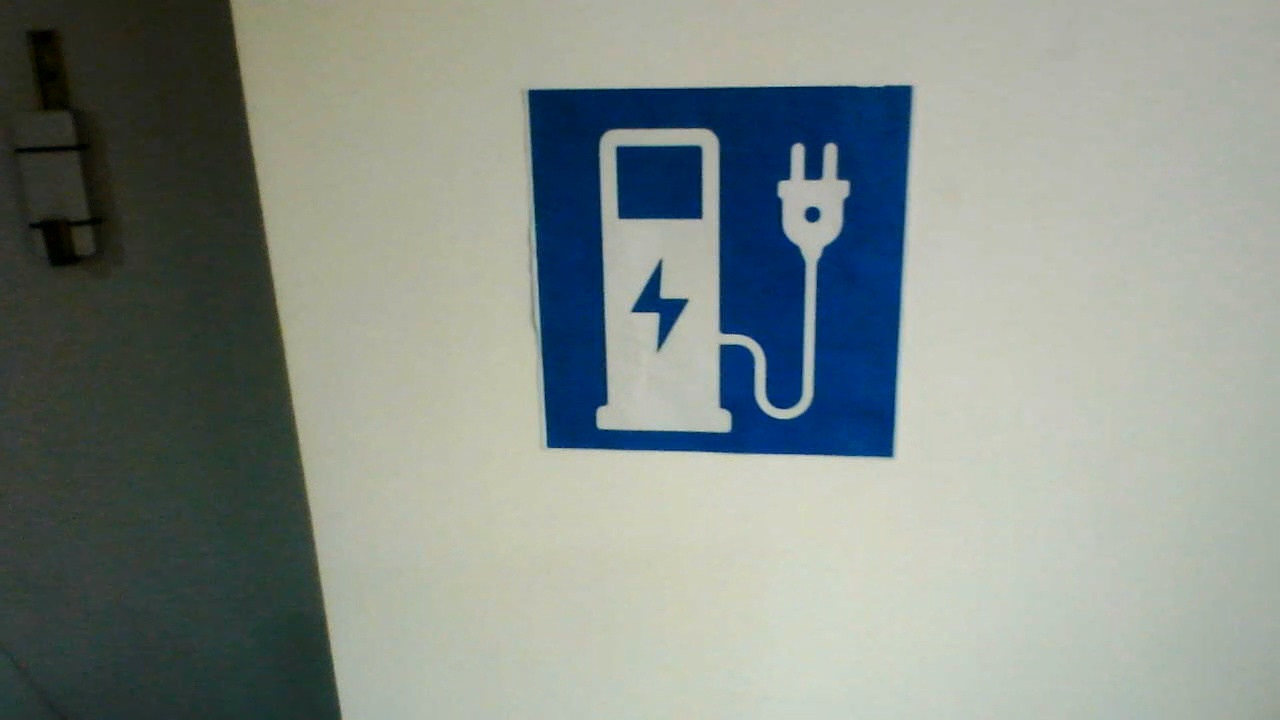
//> input picture images/539.jpg, 1280 x 720 px, given in place of the camera
$ ./main   (built with g++ and OpenCV 4)
//> lines starting //> are read from the running program, lines starting //| are printed output that depends on the picture; after the words box and inside, x2 and y2 are one past the last pixel; in counts of white or black regions, pixels touching at a corner belong together
// [395 lines of commented-out code are left out]
#include "include/opencv2/opencv.hpp"
#include "include/opencv2/highgui/highgui.hpp"
#include "include/opencv2/imgproc/imgproc.hpp"
#include<cmath>
// 单位像素宽/高(cm/pixel)
#define UNIT_PIXEL_W 0.00762
#define UNIT_PIXEL_H 0.00762

using namespace std;
using namespace cv;

int findMax(vector<float> vec) {
    int max = -999;
    for (auto v : vec) {
        if (max < v) max = v;
    }
    return max;
}

int findMin(vector<float> vec) {
    int min = 1300;
    for (auto v : vec) {
        if (min > v) min = v;
    }
    return min;
}

int main(int argv, char** argc)
{

    //const double f = 5.17;//4.8/1920*1071.83;  // 焦距
    const double f = 8.17;//4.8/1920*1071.83;  // 焦距
    const double w = 23;   // 被测物体宽度
    const double h = 19.5;   // 被测物体高度

    int maxcorners = 200;
    double qualityLevel = 0.2;  //角点检测可接受的最小特征值
    double minDistance = 100;	//角点之间最小距离
    int blockSize = 3;//计算导数自相关矩阵时指定的领域范围
    double  k = 0.04; //权重系数


    //从摄像头读入视频
    VideoCapture capture(0);//打开摄像头
    if (!capture.isOpened())//没有打开摄像头的话，就返回。
        return -1;
    //Mat edges; //定义一个Mat变量，用于存储每一帧的图像
    //循环显示每一帧
    while (1)
    {
        Mat srcImage; //定义一个Mat变量，用于存储每一帧的图像
        capture >> srcImage;  //读取当前帧
//> srcImage is the input picture: 720 rows x 1280 cols, CV_8UC3; mean B, G, R 136.5, 142, 133.4
        imshow("Video0", srcImage);
        if (srcImage.empty())
        {
            break;
        }
        else
        {

            int frame_num = capture.get(cv::CAP_PROP_FRAME_COUNT);
            std::cout << "total frame number is: " << frame_num << std::endl;

            int width = capture.get(cv::CAP_PROP_FRAME_WIDTH);
            int height = capture.get(cv::CAP_PROP_FRAME_HEIGHT);

            cv::VideoWriter out;
            //用于保存检测结果
            out.open("F:/qt/canny/canny/test_result0.mp4", CV_FOURCC('m', 'p', '4', 'v'), 25.0, cv::Size(1280, 720), true);

            Mat srcgray, dstImage, normImage,scaledImage;
            cvtColor(srcImage, srcgray, CV_BGR2GRAY);
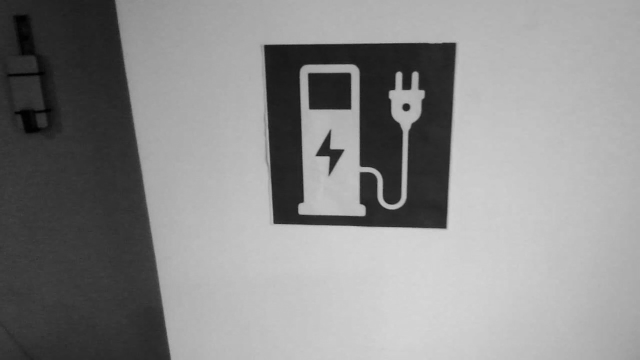
//> srcgray: 720 rows x 1280 cols, CV_8UC1 (shown at 1/2 size); min 0, max 214, mean 138.8

            Mat srcbinary;
            threshold(srcgray, srcbinary,0,255, THRESH_OTSU | THRESH_BINARY);
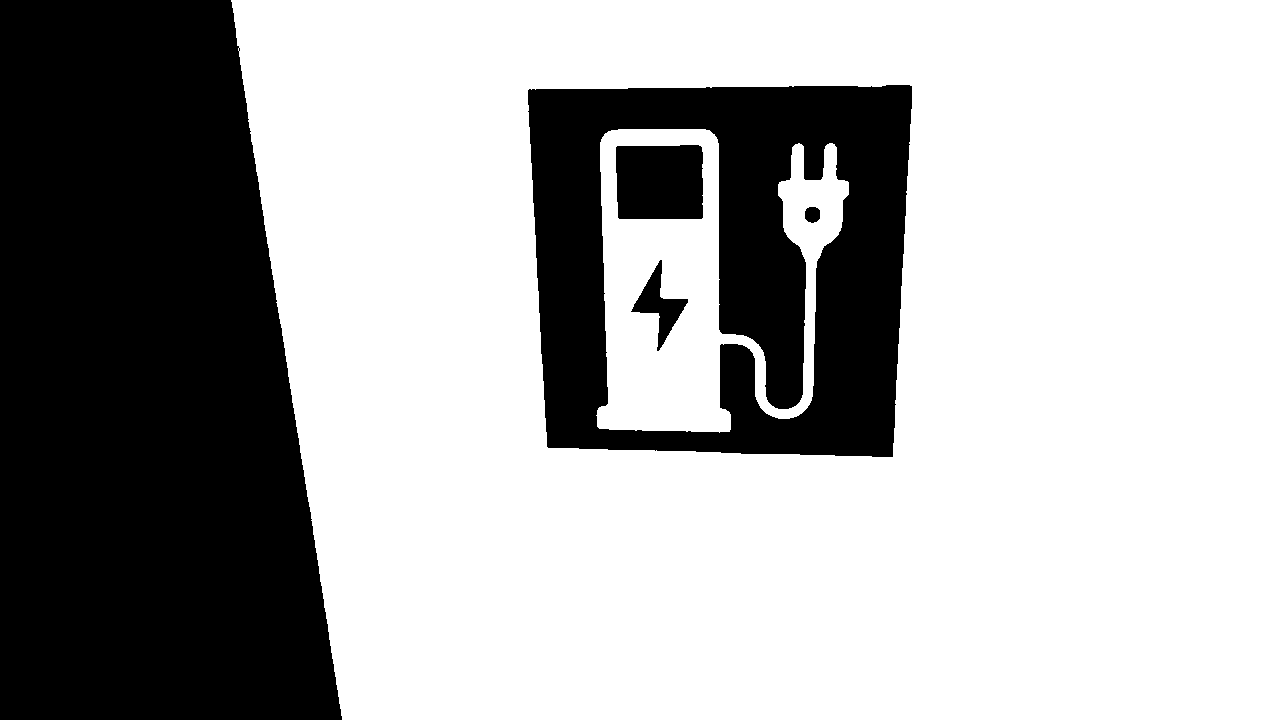
//> srcbinary: 720 rows x 1280 cols, CV_8UC1; 67% white; 5 black regions, box (x1, y1, x2, y2) and area: (0, 0, 342, 720) 206036, (528, 85, 912, 457) 90056, (616, 145, 703, 219) 6281, (631, 260, 688, 351) 1626, (805, 207, 820, 223) 201

            Mat kernel = getStructuringElement(MORPH_RECT, Size(15, 15), Point(-1, -1));
            morphologyEx(srcbinary, srcbinary, MORPH_OPEN, kernel, Point(-1, -1));
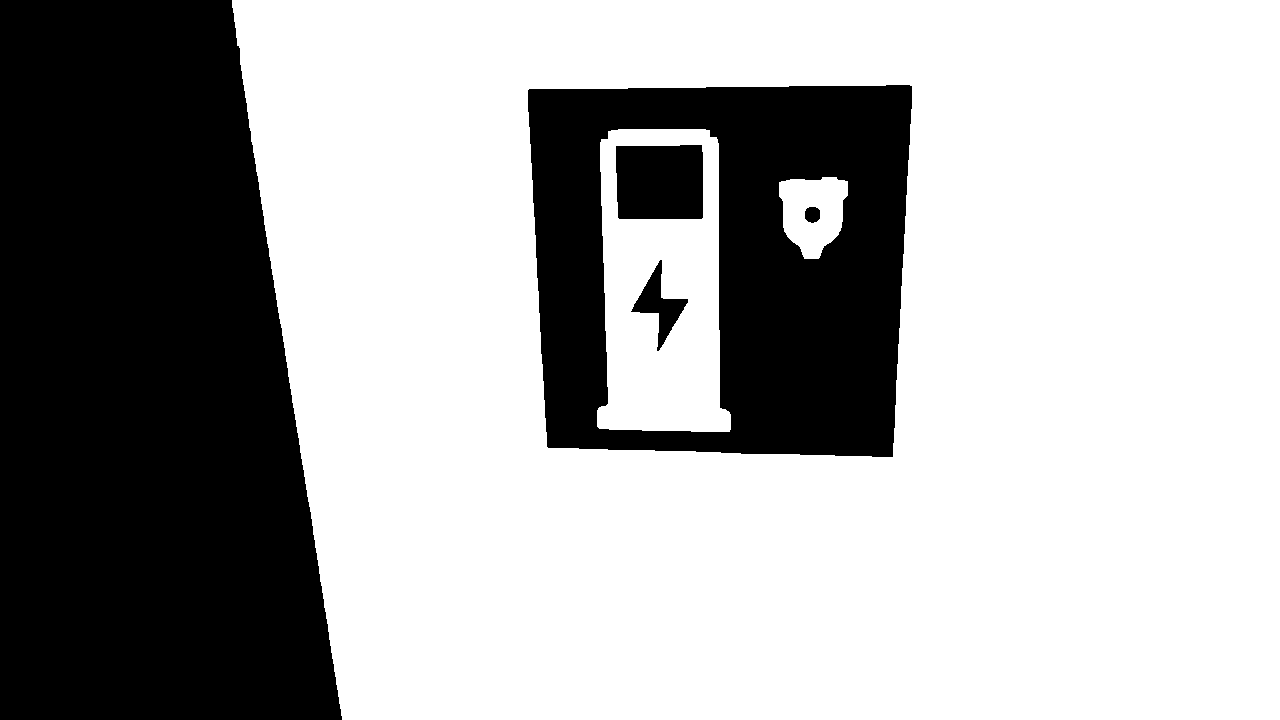
//> srcbinary: 720 rows x 1280 cols, CV_8UC1; 66.6% white; 5 black regions, box (x1, y1, x2, y2) and area: (0, 0, 342, 720) 206053, (528, 85, 912, 457) 94049, (616, 145, 703, 219) 6302, (631, 260, 688, 351) 1637, (805, 207, 820, 223) 201

            //2、Shi-Tomasi算法：确定图像强角点
            vector<Point2f> corners;//提供初始角点的坐标位置和精确的坐标的位置
            //存放坐标 x/y
            vector<float>c_x;
            vector<float>c_y;


            //角点提取
            goodFeaturesToTrack(srcgray, corners, maxcorners, qualityLevel, minDistance, Mat(), blockSize, false, k);
//> corners = 9 Points (x, y): [632, 311], [700, 217], [721, 407], [529, 90], [617, 147], [548, 446], [805, 178], [891, 455], [911, 86]
            //Mat():表示感兴趣区域；false:表示不用Harris角点检测
            //输出角点信息
            cout << "角点信息为：" << corners.size() << endl;
//| 角点信息为：9
//> (the rest of the program and of its run is left out)
